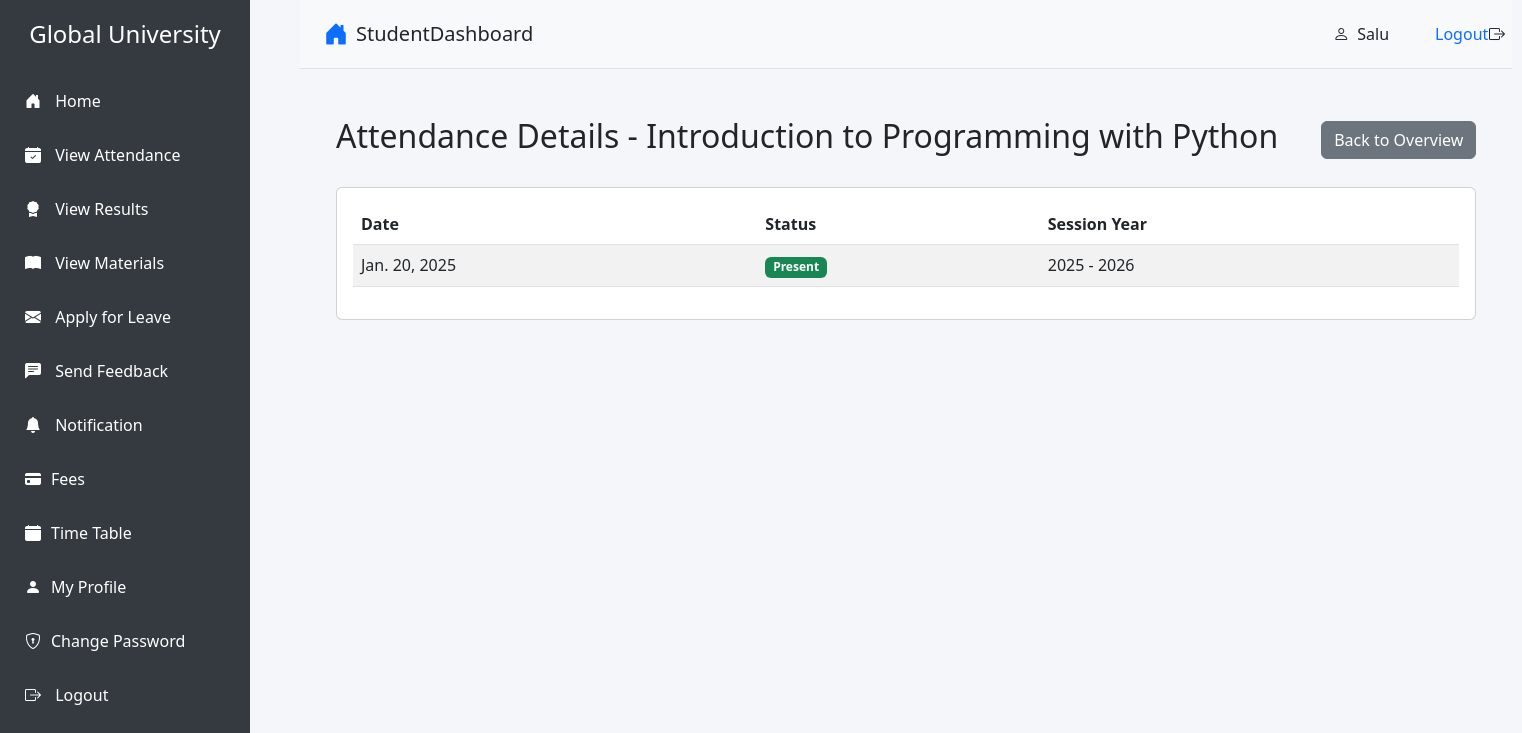
The page /student/attendance-detail/?subject=2 (signed in) on the database as committed earlier.
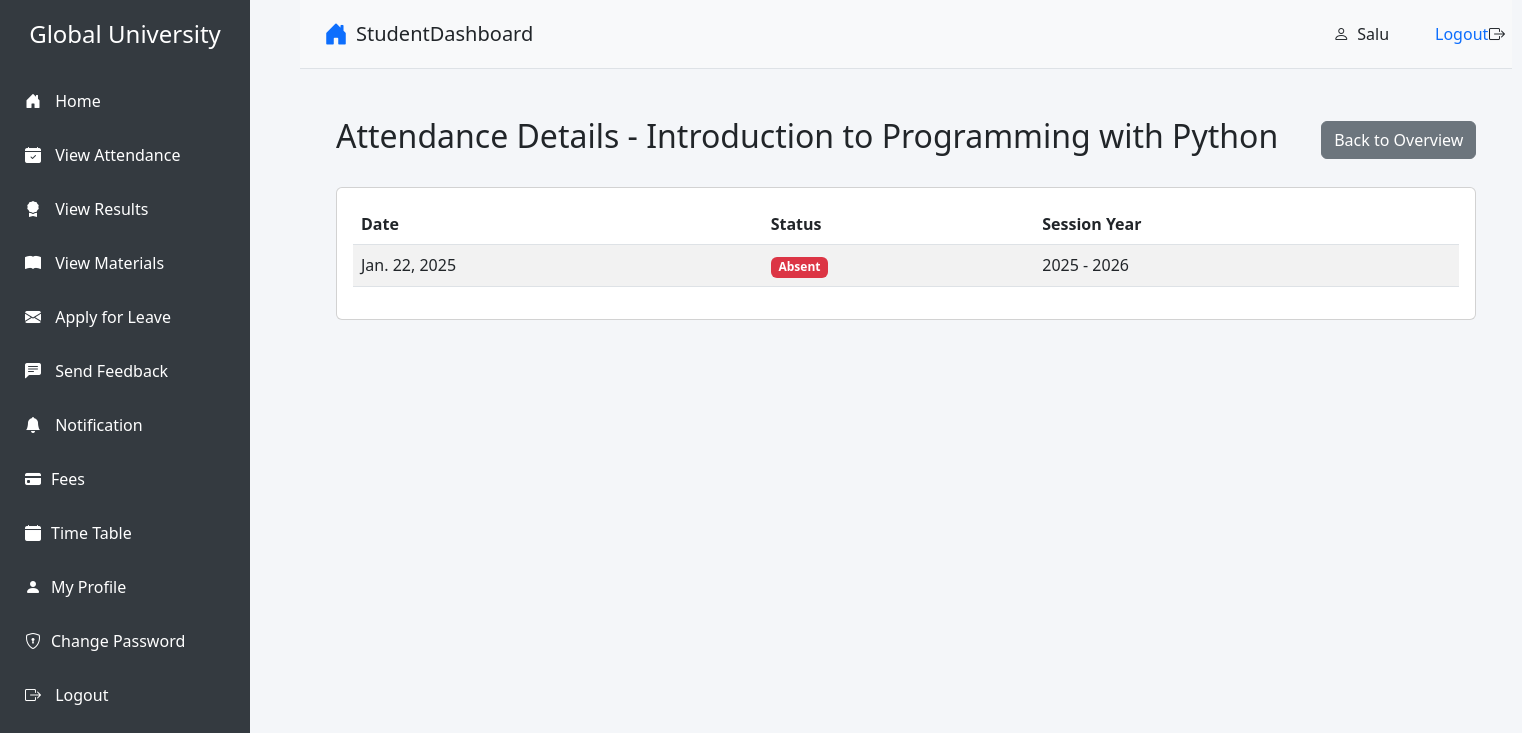
The same page on the database as committed later.
### student/models.py (models this page shows, shortened)
class AttendanceReport(models.Model):
    student = models.ForeignKey(Student, on_delete=models.CASCADE)
    attendance = models.ForeignKey(Attendance, on_delete=models.CASCADE)
    status = models.BooleanField(default=False)  # True for Present, False for Absent
    created_at = models.DateTimeField(default=timezone.now)
    updated_at = models.DateTimeField(default=timezone.now)

class Attendance(models.Model):
    subject = models.ForeignKey(Subject, on_delete=models.CASCADE)
    attendance_date = models.DateField(default=timezone.now)
    session_year = models.ForeignKey(SessionYearModel, on_delete=models.CASCADE)
    created_at = models.DateTimeField(default=timezone.now)
    updated_at = models.DateTimeField(default=timezone.now)

class SessionYearModel(models.Model):
    id = models.AutoField(primary_key=True)
    session_start_year = models.DateField()
    session_end_year = models.DateField()
    def __str__(self):
        return f"{self.session_start_year.year} - {self.session_end_year.year}"

### student/views.py (the view)
# urls.py: path('attendance-detail/', views.attendance_detail, name='attendance_detail'),
@login_required
def attendance_detail(request):
    student = request.user.student
    subject_id = request.GET.get('subject')
    if not subject_id:
        messages.error(request, "Please select a subject")
        return redirect('student:view_attendance')
    try:
        subject = Subject.objects.get(id=subject_id, course=student.course)
        attendance_reports = AttendanceReport.objects.filter(
            student=student,
            attendance__subject=subject
        ).select_related('attendance').order_by('-attendance__attendance_date')
        context = {
            'subject': subject,
            'attendance_reports': attendance_reports,
            'student': student
        }
        return render(request, 'student/attendance_detail.html', context)
    except Subject.DoesNotExist:
        messages.error(request, "Subject not found")
        return redirect('student:view_attendance')

### templates/student/attendance_detail.html (shortened to what this page needs)
{% extends 'student/base.html' %}
{% block content %}
<div class="container mt-4">
    <div class="d-flex justify-content-between align-items-center mb-4">
        <h2>Attendance Details - {{ subject.name }}</h2>
        <a href="{% url 'student:view_attendance' %}" class="btn btn-secondary">Back to Overview</a>
    </div>
    {% if attendance_reports %}
        <div class="card">
            <div class="card-body">
                <div class="table-responsive">
                    <table class="table table-striped">
                        <thead>
                            <tr>
                                <th>Date</th>
                                <th>Status</th>
                                <th>Session Year</th>
                            </tr>
                        </thead>
                        <tbody>
                            {% for report in attendance_reports %}
                                <tr>
                                    <td>{{ report.attendance.attendance_date }}</td>
                                    <td>
                                        <span class="badge {% if report.status %}bg-success{% else %}bg-danger{% endif %}">
                                            {% if report.status %}Present{% else %}Absent{% endif %}
                                        </span>
                                    </td>
                                    <td>{{ report.attendance.session_year }}</td>
                                </tr>
                            {% endfor %}
                        </tbody>
                    </table>
                </div>
            </div>
        </div>
    {% else %}
        <div class="alert alert-info">
            No attendance records found for this subject.
        </div>
    {% endif %}
</div>
{% endblock %}

Rows that differ between the two databases and show on the page:
removed AttendanceReport: attendance.attendance_date "Jan. 20, 2025", status "Present", attendance.session_year "2025 - 2026"
added AttendanceReport: attendance.attendance_date "Jan. 22, 2025", status "Absent", attendance.session_year "2025 - 2026"
